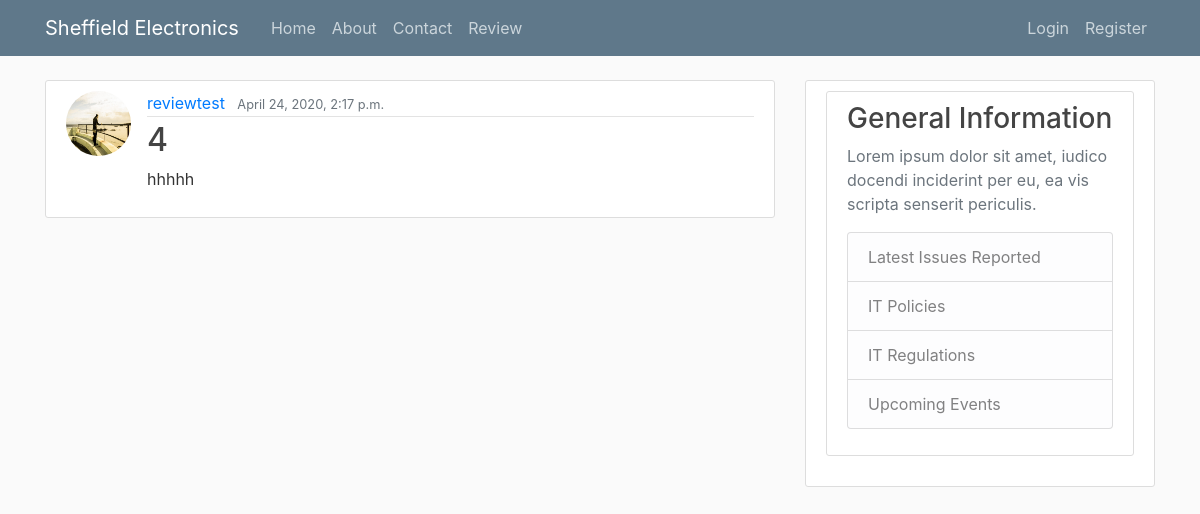
The app's page /review/15 with its own data.
### itreporting/models.py (models this page shows, shortened)
class Review(models.Model):
	productrating=models.CharField(max_length=5)
	reviewtext=models.TextField()
	date=models.DateTimeField(default=timezone.now)
	author=models.ForeignKey(User,on_delete=models.CASCADE)

### users/models.py (models this page shows)
class Profile(models.Model):
	user = models.OneToOneField(User, on_delete=models.CASCADE)
	image = models.ImageField(default='default.jpg', upload_to='profile_pics')

### itreporting/views.py (the view)
# urls.py: path('review/<int:pk>', PostDetailView.as_view(), name='review-detail'),
class PostDetailView(DetailView):
	model = Review

### itreporting/templates/itreporting/review_detail.html (shortened to what this page needs)
{% extends "itreporting/base.html" %}
{% block content %}
	<article class="media content-section">
	<img class="rounded-circle article-img" src="{{ review.author.profile.image.url }}"/>
  <div class="media-body">
    <div class="article-metadata">
      <a class="mr-2" href="#">{{ object.author }}</a>
      <small class="text-muted">{{ object.date}}</small>
    </div>
    <h2 class="article-title">{{object.productrating}}</h2>
    <p class="article-content">{{ object.reviewtext }}</p>
  </div>
</article>
{% endblock content %}

### itreporting/static/css/styles.css (style rules this page uses)
body { background: #fafafa; color: #333333; margin-top: 5rem; }
h1, h2, h3, h4, h5, h6 { color: #444444; }
.content-section { background: #ffffff; padding: 10px 20px; border: 1px solid #dddddd; border-radius: 3px; margin-bottom: 20px; }
.article-title { color: #444444; }
.article-content { white-space: pre-line; }
.article-img { height: 65px; width: 65px; margin-right: 16px; }
.article-metadata { padding-bottom: 1px; margin-bottom: 4px; border-bottom: 1px solid #e3e3e3 }

### records on screen
Review: author.profile.image (picture), author "reviewtest", date "April 24, 2020, 2:17 p.m.", productrating "4", reviewtext "hhhhh"
